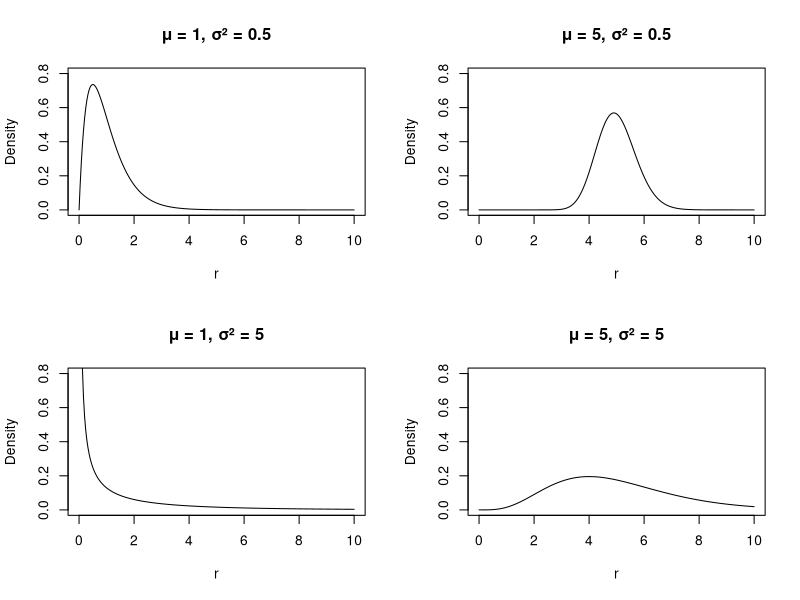

Reproduce this figure in R.
## ---- chunk 1
# to help visualize the consequences of different E(R) and V(R) if R ~ Gamma
dgamma2 <- function(x, mu, sigma2, lower.tail = FALSE) {
  # mean = k * theta
  # sigma^2 = k * theta^2
  dgamma(x = x,
         shape = mu^2 / sigma2, # (k * theta)^2 / (k * theta^2)
         scale = sigma2 / mu)   # (k * theta^2) / (k * theta)
}
x <- seq(0, 10, length.out = 250)
layout(matrix(1:4, ncol = 2, byrow = TRUE))
plot(x, dgamma2(x, mu = 1, sigma2 = 0.5), type = 'l', ylim = c(0, 0.8),
     xlab = 'r', ylab = 'Density',
     main = '\U03BC = 1, \U03C3\U00B2 = 0.5')
plot(x, dgamma2(x, mu = 5, sigma2 = 0.5), type = 'l', ylim = c(0, 0.8),
     xlab = 'r', ylab = 'Density',
     main = '\U03BC = 5, \U03C3\U00B2 = 0.5')
plot(x, dgamma2(x, mu = 1, sigma2 = 5), type = 'l', ylim = c(0, 0.8),
     xlab = 'r', ylab = 'Density',
     main = '\U03BC = 1, \U03C3\U00B2 = 5')
plot(x, dgamma2(x, mu = 5, sigma2 = 5), type = 'l', ylim = c(0, 0.8),
     xlab = 'r', ylab = 'Density',
     main = '\U03BC = 5, \U03C3\U00B2 = 5')
layout(1)
